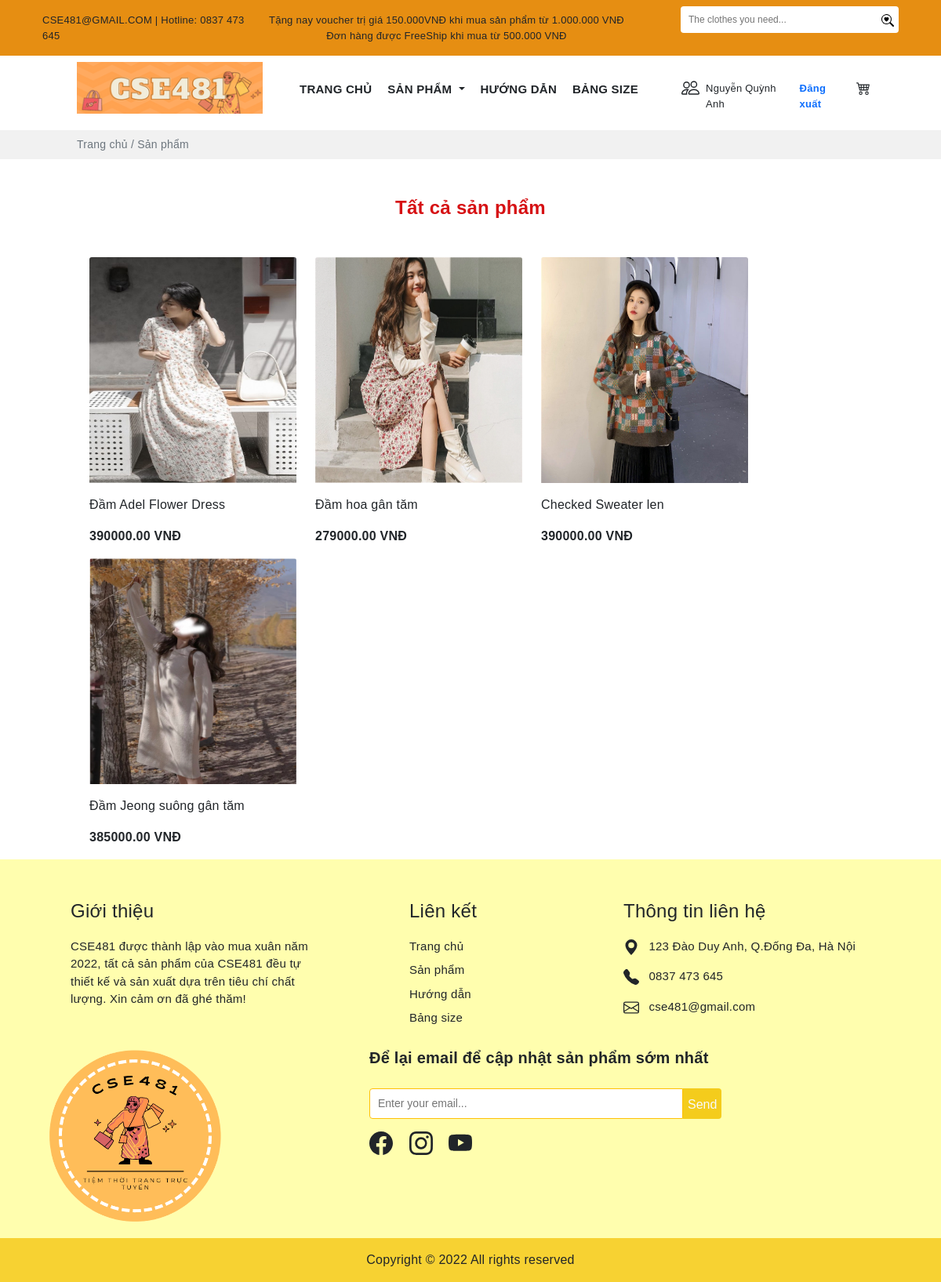
Page /product/all1.php?id=1 on the committed database.
### tables this page shows
CREATE TABLE `khachhang` (
  `MaK` int(11) NOT NULL,
  `TenK` varchar(100) DEFAULT NULL,
  `Gioitinh` varchar(10) DEFAULT NULL,
  `Ngaysinh` date DEFAULT NULL,
  `Diachi` varchar(100) DEFAULT NULL,
  `SĐT` varchar(10) DEFAULT NULL,
  `email` varchar(30) NOT NULL,
  `matkhau` varchar(50) DEFAULT NULL
);

CREATE TABLE `sanpham` (
  `MaSP` varchar(10) NOT NULL,
  `TenSP` varchar(30) DEFAULT NULL,
  `MaLH` varchar(10) NOT NULL,
  `Giaban` int(11) DEFAULT NULL,
  `Gianhap` int(11) DEFAULT NULL,
  `Tylegiamgia` double(2,2) DEFAULT NULL,
  `Soluong` int(11) DEFAULT NULL,
  `Mota` varchar(500) DEFAULT NULL,
  `Trangthai` varchar(30) DEFAULT NULL,
  `img` varchar(30) DEFAULT NULL,
  `Ngaynhap` date NOT NULL
);

### product/all1.php (the view, shortened to what this page needs)
<?php include('../config/database.php');
?>
<?php
$id =$_GET['id'];
    $sql3 = "SELECT * FROM khachhang, sanpham where khachhang.MaK='$id' ";
    $result3 = mysqli_query($conn,$sql3);
    if(mysqli_num_rows($result3)>0){
        $row = mysqli_fetch_assoc($result3);
        }
    ?>
<!DOCTYPE html>
<html lang="en">
<head>
    <link rel="stylesheet" href="https://cdn.jsdelivr.net/npm/bootstrap-icons@1.7.2/font/bootstrap-icons.css">
    <link href="https://cdn.jsdelivr.net/npm/bootstrap@5.1.3/dist/css/bootstrap.min.css" rel="stylesheet"
>
    <link rel="stylesheet" href="https://cdnjs.cloudflare.com/ajax/libs/OwlCarousel2/2.3.4/assets/owl.carousel.min.css"
 />
    <link rel="stylesheet"
        href="https://cdnjs.cloudflare.com/ajax/libs/OwlCarousel2/2.3.4/assets/owl.theme.default.min.css"
 />
    <link rel="stylesheet" href="../public/style.css">
</head>
<body>
    <div class="header">
        <div class="container-fluid" style="background:#e68e12;">
            <div class="container content">
                <div class="container">
                    <div class="row">
                        <div class="col py-3" style="font-size:13px;">
                            CSE481@GMAIL.COM | Hotline: 0837 473 645
                        </div>
                        <div class="col text-nowrap my-auto" style="font-size:13px;">
                            <p class="mb-0">
                                Tặng nay voucher trị giá 150.000VNĐ khi mua sản phẩm từ 1.000.000 VNĐ
                            </p>
                            <div class="text-center mx-auto">
                                Đơn hàng được FreeShip khi mua từ 500.000 VNĐ
                            </div>
                        </div>
                        <div class="col d-flex justify-content-end">
                            <div class="">
                                <form action="" method="GET">
                                    <div class="pt-2 ms-5 d-flex">
                                        <input class="py-2 rounded-start" type="text"
                                            style="border:none;padding-left: 10px;font-size:12px;width:250px"
                                            name="namesearch" placeholder="The clothes you need...">
                                        <button type="submit" class="border-0 rounded-0 rounded-end bg-white"> </button>
                                    </div>
                                </form>
                            </div>
                        </div>
                    </div>
                </div>
            </div>
        </div>
    </div>
    <section>
        <div class="container">
            <div class="row px-5">
                <div class="col-md-3 ">
                    <img src="../img/logo-hcn.png" alt="" class="mt-2 ms-2 img-fluid">
                </div>
                <div class="col-md ps-0 mt-4">
                    <div class="row">
                        <div class="col-md">
                            <ul class="nav justify-content-center">
                                <li class="nav-item fw-bold ">
                                    <a class="nav-link link-dark pe-1" style="font-size:15px" aria-current="page"
                                        href="../index1.php?id=<?php echo $row['email'];?>">TRANG CHỦ</a>
                                </li>
                                <li class="nav-item fw-bold">
                                    <a style="font-size:15px" class="pe-1 nav-link dropdown-toggle link-dark" href="#"
                                        id="navbarDarkDropdownMenuLink" role="button" data-bs-toggle="dropdown"
                                        aria-expanded="false">
                                        SẢN PHẨM
                                    </a>
                                </li>
                                <li class="nav-item fw-bold">
                                    <a class=" pe-1 nav-link link-dark" style="font-size:15px" href="../huongdan1.php?id=<?php echo $row['MaK']; ?>">HƯỚNG DẪN</a>
                                </li>
                                <li class="nav-item fw-bold">
                                    <a class="pe-1 nav-link link-dark" style="font-size:15px"href="../size1.php?id=<?php echo $row['MaK']; ?>">BẢNG SIZE</a>
                                </li>
                            </ul>
                        </div>
                        <div class="col-md-4 mt-1 d-flex">
                            <a href="../user.php?id=<?php echo $row['MaK'];?>" class="text-decoration-none link-dark">
                                <div class="d-flex">
                                    <p class="pt-1" style="font-size:13px"><?php echo $row['TenK']; ?></p>
                                </div>
                            </a>
                            <a href="logout.php" class="text-decoration-none link-dark">
                                <div class="ms-3">
                                    <p class="pt-1 fw-bold link-primary" style="font-size:13px">Đăng xuất</p>
                                </div>
                            </a>
                            <a href="../cart.php?id=<?php echo $row['MaK']?>">
                            </a>
                        </div>
                    </div>
                </div>
            </div>
        </div>
        <div class="mt-2" style="background:#f1f1f1">
            <div class="container">
                <p class="px-5 ms-2 py-2 text-muted" style="font-size:14px">Trang chủ / Sản phẩm</p>
            </div>
        </div>
    </section>
    <section>
          <div class="container">
            <div class="px-5 mt-5">
                <h4 class="mt-3 text-center fw-bold" style="color:#d61114;">
                    Tất cả sản phẩm</h4>
                <div class="row d-flex  px-4 mt-5">
                    <?php
                            $sql1 = "SELECT *, sanpham.Giaban-(sanpham.Giaban*sanpham.Tylegiamgia) as Giagiam from khachhang,sanpham where khachhang.MaK='$id'" ;
                            $res1 = mysqli_query($conn, $sql1);
                            $count1 = mysqli_num_rows($res1);
                            if($count1>0)
                            {
                                while($row=mysqli_fetch_assoc($res1))
                                {
                        ?>
                    <div class="card me-0 border-0" style="width: 18rem;">
                        <img src="../img/<?php echo $row['img'];?>" class="img-fluid card-img-top" alt="...">
                        <div class="card-body px-0">
                            <p class="card-text"><?php echo $row['TenSP']; ?></p>
                            <p class="d-inline fw-bold"><?php echo $row['Giagiam']; ?> VNĐ</p>
                        </div>
                    </div>
                    <?php
                                }
                            }
                                ?>
                </div>
            </div>
        </div>
    </section>
    <section style="background:#fffeae;">
        <div class="container">
            <div style="font-size:15px" class="row px-5">
                <div class="col-md-4  me-5">
                    <p class="fs-4 mt-5">Giới thiệu</p>
                    <p class="">CSE481 được thành lập vào mua xuân năm
                        2022, tất cả sản phẩm của CSE481 đều tự thiết kế và sản xuất dựa trên tiêu chí chất lượng. Xin
                        cảm ơn đã ghé thăm!</p>
                </div>
                <div class="col-md-3 me-5 ps-5">
                    <p class="fs-4 mt-5">Liên kết</p>
                    <a class="link-dark text-decoration-none" href="">
                        <p class="mb-2">Trang chủ</p>
                    </a>
                    <a class="link-dark text-decoration-none" href="">
                        <p class="mb-2">Sản phẩm</p>
                    </a>
                    <a class="link-dark text-decoration-none" href="">
                        <p class="mb-2">Hướng dẫn</p>
                    </a>
                    <a class="link-dark text-decoration-none" href="">
                        <p class="mb-2">Bảng size</p>
                    </a>
                </div>
                <div class="col-md">
                    <p class="fs-4 mt-5">Thông tin liên hệ</p>
                    <div class="">
                        <svg xmlns="http://www.w3.org/2000/svg" width="20" height="20" fill="currentColor"
                            class="bi bi-geo-alt-fill d-inline" viewBox="0 0 16 16">
                            <path
                                d="M8 16s6-5.686 6-10A6 6 0 0 0 2 6c0 4.314 6 10 6 10zm0-7a3 3 0 1 1 0-6 3 3 0 0 1 0 6z" />
                        </svg>
                        <p class="ms-2 d-inline">123 Đào Duy Anh, Q.Đống Đa, Hà Nội</p>
                    </div>
                    <div class="mt-3">
                        <p class="ms-2 d-inline">0837 473 645</p>
                    </div>
                    <div class="mt-3">
                        <p class="ms-2 d-inline">cse481@gmail.com</p>
                    </div>
                </div>
            </div>
            <div class="row">
                <div class="col-md-3 me-5">
                    <img class="img-fluid" src="../img/1.png" alt="">
                </div>
                <div class="col">
                    <div class="ms-5 mt-3 ps-5">
                        <p class="fs-5 fw-bold">Để lại email để cập nhật sản phẩm sớm nhất</p>
                        <div class="">
                            <form action="" method="GET">
                                <div class="pt-2 d-flex">
                                    <input class="py-2 border border-warning rounded-start" type="text"
                                        style="padding-left: 10px;font-size:14px;width:400px" name=""
                                        placeholder="Enter your email...">
                                    <button type="submit" style="background:#f4cc1c;"
                                        class="border-0 rounded-0 rounded-end link-light">
                                        <p class="mt-1 mb-0">Send</p>
                                    </button>
                                </div>
                            </form>
                        </div>
                        <div class="mt-3">
                            <a href="#" class="me-3 icon link-dark"></a>
                            <a href="#" class="me-3 icon link-dark"></a>
                            <a href="#" class="me-3 icon link-dark"></a>
                        </div>
                    </div>
                </div>
            </div>
        </div>
        <p class="text-center py-3 mb-0" style="background:#f7d232;">Copyright © 2022 All rights reserved</p>
    </section>
</body>
</html>

### public/style.css (style rules this page uses)
body { font-family: 'Trebuchet MS', sans-serif; letter-spacing: 0.25px; }
.card img { width: 288px; height: 288px; }

### rows in the picture
khachhang: TenK "Nguyễn Quỳnh Anh", sanpham.img (picture), sanpham.TenSP "Đầm Adel Flower Dress", Giagiam "390000.00", sanpham.TenSP "Đầm hoa gân tăm", Giagiam "279000.00", sanpham.TenSP "Checked Sweater len", sanpham.TenSP "Đầm Jeong suông gân tăm", Giagiam "385000.00"
